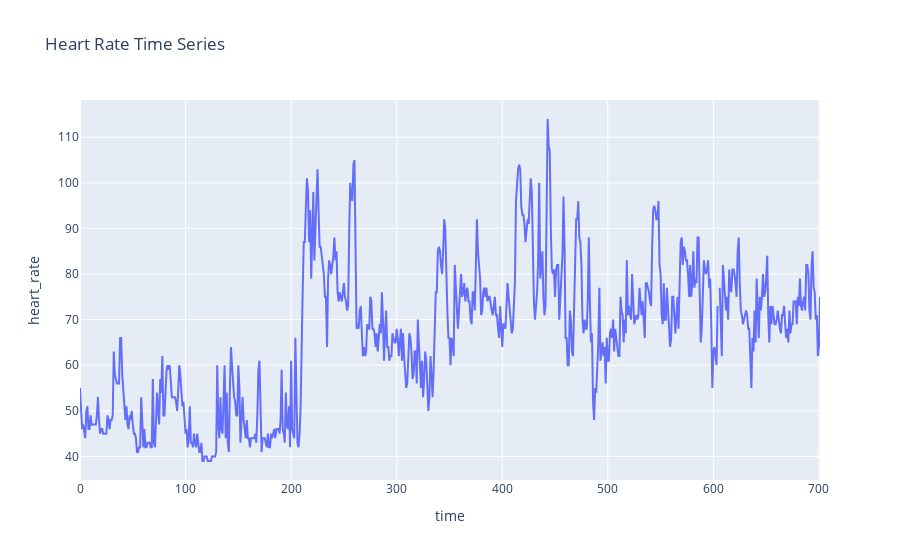
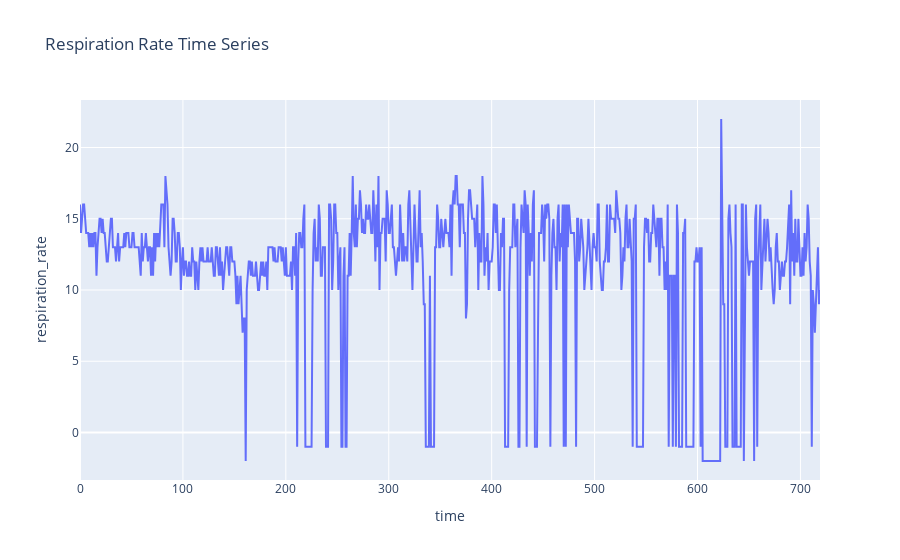
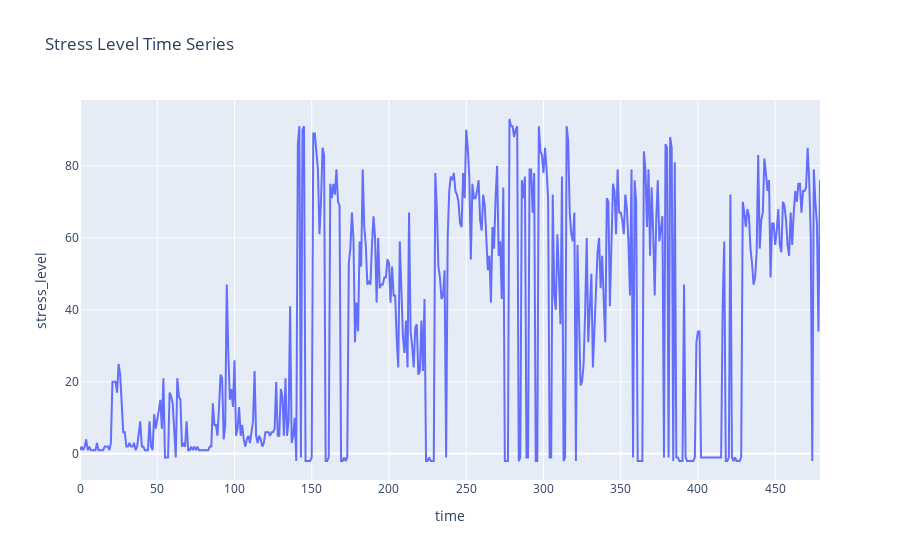

Notebook code for these charts, in order:
### Code cell
#plot the hr_time_series of the first row of df0
import plotly.express as px
import ast

# Convert the string representation of the list into an actual list of integers

# Create a simple DataFrame for plotting
df_plot = pd.DataFrame({
    'time': range(len(lst_hr_time_series)),
    'heart_rate': lst_hr_time_series
})

# Plot using Plotly Express
px.line(df_plot, x='time', y='heart_rate', title='Heart Rate Time Series').show()

#plot the resp_time_series of the first row of df0
df_plot_resp = pd.DataFrame({
    'time': range(len(lst_resp_time_series)),
    'respiration_rate': lst_resp_time_series
})
px.line(df_plot_resp, x='time', y='respiration_rate', title='Respiration Rate Time Series').show()
#plot the stress_time_series of the first row of df0
df_plot_stress = pd.DataFrame({
    'time': range(len(lst_stress_time_series)),
    'stress_level': lst_stress_time_series
})
px.line(df_plot_stress, x='time', y='stress_level', title='Stress Level Time Series').show()

### Figure 1 — Plotly figure (JSON) as saved in the notebook; plotly's stock layout.template omitted (floating-point values rounded to 4 significant figures; data arrays with more than 128 entries replaced by an {"elided": "..."} marker saying what was removed)
{"data": [{"hovertemplate": "time=%{x}<br>heart_rate=%{y}<extra></extra>", "legendgroup": "", "line": {"color": "#636efa", "dash": "solid"}, "marker": {"symbol": "circle"}, "mode": "lines", "name": "", "orientation": "v", "showlegend": false, "type": "scatter", "x": {"elided": "702 int values"}, "xaxis": "x", "y": {"elided": "702 float values"}, "yaxis": "y"}], "layout": {"legend": {"tracegroupgap": 0}, "title": {"text": "Heart Rate Time Series"}, "xaxis": {"anchor": "y", "domain": [0, 1], "title": {"text": "time"}}, "yaxis": {"anchor": "x", "domain": [0, 1], "title": {"text": "heart_rate"}}}}

### Figure 2 — Plotly figure (JSON) as saved in the notebook; plotly's stock layout.template omitted (floating-point values rounded to 4 significant figures; data arrays with more than 128 entries replaced by an {"elided": "..."} marker saying what was removed)
{"data": [{"hovertemplate": "time=%{x}<br>respiration_rate=%{y}<extra></extra>", "legendgroup": "", "line": {"color": "#636efa", "dash": "solid"}, "marker": {"symbol": "circle"}, "mode": "lines", "name": "", "orientation": "v", "showlegend": false, "type": "scatter", "x": {"elided": "720 int values"}, "xaxis": "x", "y": {"elided": "720 float values"}, "yaxis": "y"}], "layout": {"legend": {"tracegroupgap": 0}, "title": {"text": "Respiration Rate Time Series"}, "xaxis": {"anchor": "y", "domain": [0, 1], "title": {"text": "time"}}, "yaxis": {"anchor": "x", "domain": [0, 1], "title": {"text": "respiration_rate"}}}}

### Figure 3 — Plotly figure (JSON) as saved in the notebook; plotly's stock layout.template omitted (floating-point values rounded to 4 significant figures; data arrays with more than 128 entries replaced by an {"elided": "..."} marker saying what was removed)
{"data": [{"hovertemplate": "time=%{x}<br>stress_level=%{y}<extra></extra>", "legendgroup": "", "line": {"color": "#636efa", "dash": "solid"}, "marker": {"symbol": "circle"}, "mode": "lines", "name": "", "orientation": "v", "showlegend": false, "type": "scatter", "x": {"elided": "480 int values"}, "xaxis": "x", "y": {"elided": "480 int values"}, "yaxis": "y"}], "layout": {"legend": {"tracegroupgap": 0}, "title": {"text": "Stress Level Time Series"}, "xaxis": {"anchor": "y", "domain": [0, 1], "title": {"text": "time"}}, "yaxis": {"anchor": "x", "domain": [0, 1], "title": {"text": "stress_level"}}}}
